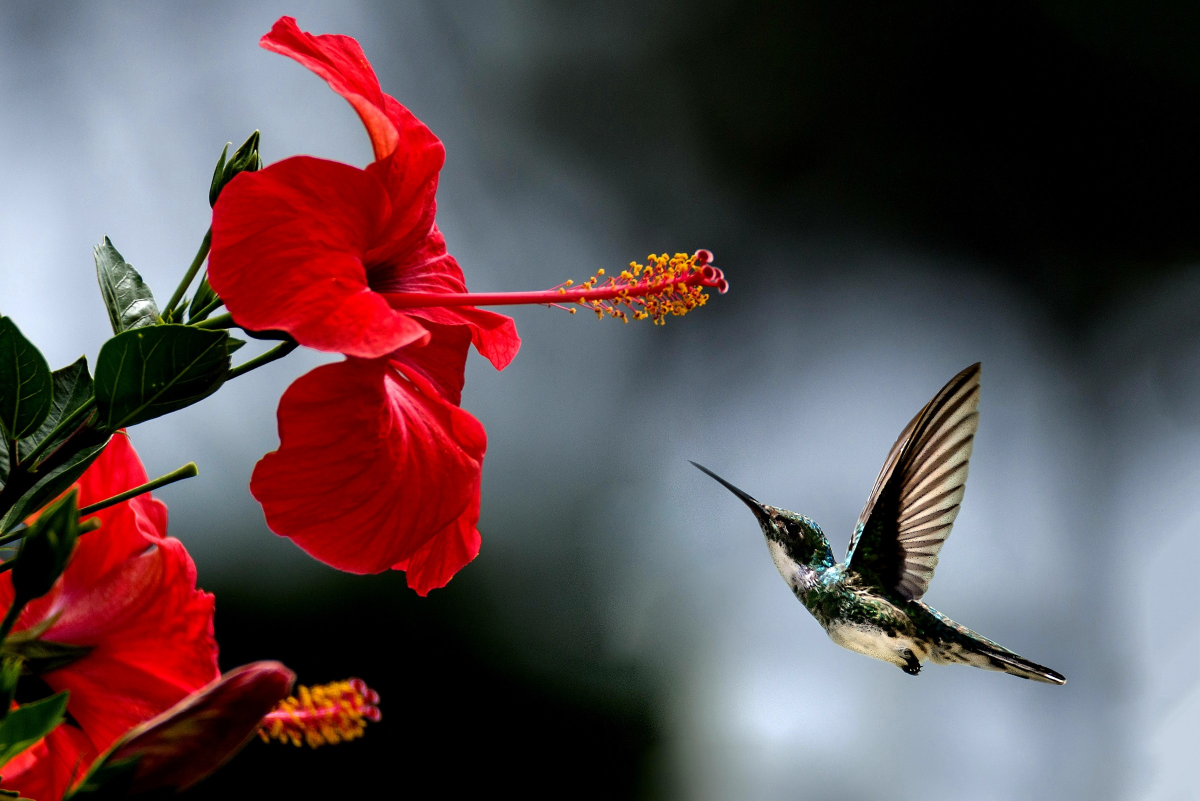
#> input picture img/20190803_101711_optimized.jpg, 2400 x 1602 px (shown at 1/2 size)
$ python opencv.py
#> lines starting #> are read from the running program, lines starting #| are printed output that depends on the picture; after the words box and inside, x2 and y2 are one past the last pixel; in counts of white or black regions, pixels touching at a corner belong together
import cv2
import numpy as np
import matplotlib.pyplot as plt

# [175 lines of commented-out code are left out]

"""### Object segmentation usuing GrabCut Algorithm:"""

# Read the image
image5 = cv2.imread('./img/20190803_101711_optimized.jpg')
#> image5 is the input picture: shape (1602, 2400, 3); mean B, G, R 79.2, 75.4, 93.3
image5 = cv2.resize(image5, (600, 500))
#> image5: shape (500, 600, 3)

# Define a rectangle around the object you want to segment
rect = (100, 100, 450, 450)  # Format: (x, y, width, height)

# Initialize the mask
mask = np.zeros(image5.shape[:2], np.uint8)

# Create background and foreground models
bgd_model = np.zeros((1, 65), np.float64)
fgd_model = np.zeros((1, 65), np.float64)

# Apply GrabCut algorithm
cv2.grabCut(image5, mask, rect, bgd_model, fgd_model,
            iterCount=5, mode=cv2.GC_INIT_WITH_RECT)

# Create a mask where 0 and 2 are considered the background and the rest as foreground
mask2 = np.where((mask == 2) | (mask == 0), 0, 1).astype('uint8')

# Apply the mask to the original image5
result = image5 * mask2[:, :, np.newaxis]

# Display the segmented object
cv2.imshow('', result)
cv2.waitKey(0)
cv2.destroyAllWindows()

"""### Object segmentation usuing Watershed Algorithm:"""

image5 = cv2.imread('./img/20190803_101711_optimized.jpg')
image5 = cv2.resize(image5, (600, 500))

# Convert the image to grayscale
gray = cv2.cvtColor(image5, cv2.COLOR_BGR2GRAY)
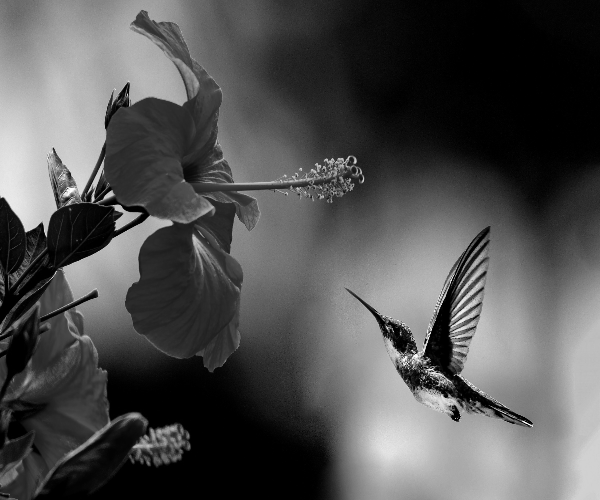
#> gray: shape (500, 600); min 0, max 254, mean 81.1

# Apply thresholding or any preprocessing as needed
_, thresh = cv2.threshold(gray, 0, 255, cv2.THRESH_BINARY_INV+cv2.THRESH_OTSU)
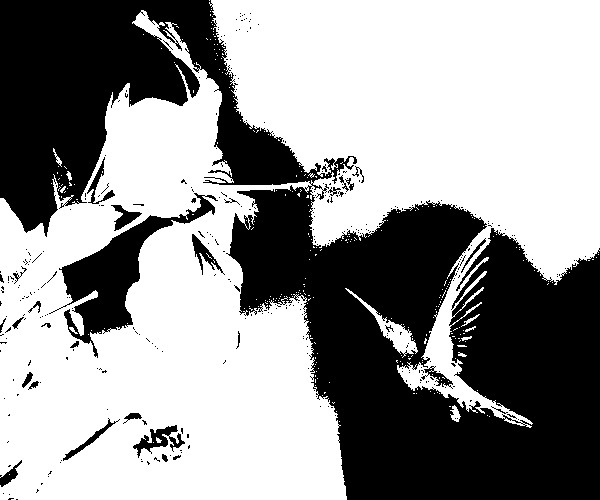
#> thresh: shape (500, 600); 59.3% white; 340 black regions (310 under 20 px), largest, box (x1, y1, x2, y2) and area: (0, 0, 600, 500) 111730, (49, 193, 218, 358) 6439, (133, 425, 185, 458) 609

# Perform morphological operations
kernel = np.ones((3, 3), np.uint8)
opening = cv2.morphologyEx(thresh, cv2.MORPH_OPEN, kernel, iterations=2)
#> opening: shape (500, 600); 56.6% white; 82 black regions (68 under 20 px), largest, box (x1, y1, x2, y2) and area: (0, 0, 600, 500) 119603, (49, 192, 240, 358) 7392, (133, 425, 185, 462) 918

# Identify sure background area
sure_bg = cv2.dilate(opening, kernel, iterations=3)
#> sure_bg: shape (500, 600); 62.2% white; 15 black regions (6 under 20 px), largest, box (x1, y1, x2, y2) and area: (0, 0, 600, 500) 108362, (66, 214, 170, 340) 4573, (143, 432, 178, 446) 282

# Identify sure foreground area using distance transform
dist_transform = cv2.distanceTransform(opening, cv2.DIST_L2, 5)
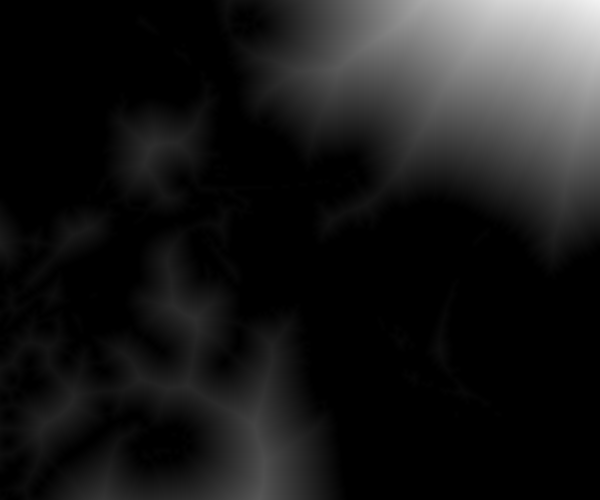
#> dist_transform: shape (500, 600) float32; min 0, max 243.1, mean 25.7
_, sure_fg = cv2.threshold(dist_transform, 0.7 * dist_transform.max(), 255, 0)
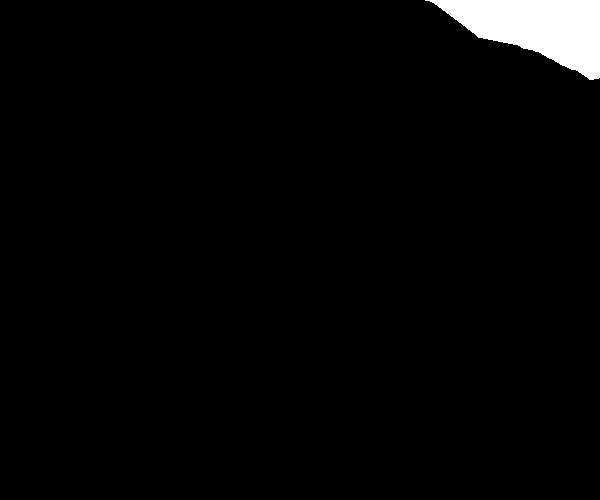
#> sure_fg: shape (500, 600) float32; 2.6% white; 1 white region, box (x1, y1, x2, y2) and area: (425, 0, 600, 80) 7756

# Identify areas where we are uncertain
sure_fg = np.uint8(sure_fg)
unknown = cv2.subtract(sure_bg, sure_fg)
#> unknown: shape (500, 600); 59.6% white; 16 black regions (6 under 20 px), largest, box (x1, y1, x2, y2) and area: (0, 0, 600, 500) 108362, (425, 0, 600, 80) 7756, (66, 214, 170, 340) 4573

# Create markers for watershed algorithm
_, markers = cv2.connectedComponents(sure_fg)
markers += 1
markers[unknown == 255] = 0
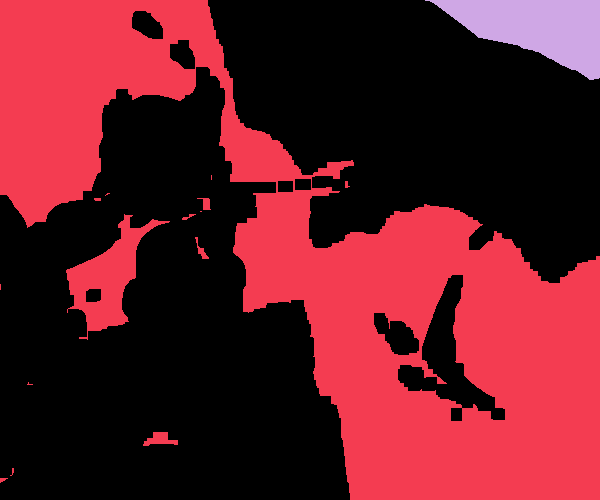
#> markers: shape (500, 600) int32; 3 distinct labels, from 0 to 2; one colour per label, 0 black

# Apply watershed algorithm
markers = cv2.watershed(image5, markers)
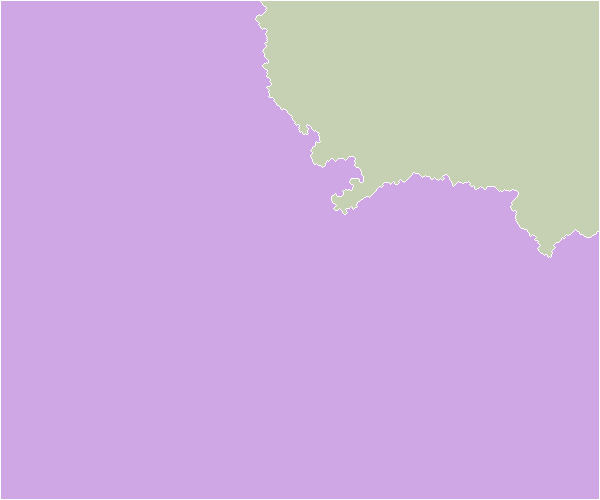
#> markers: shape (500, 600) int32; 3 distinct labels, from -1 to 2; one colour per label, 0 black, -1 white
image5[markers == -1] = [255, 0, 0]  # Mark boundary regions with blue color
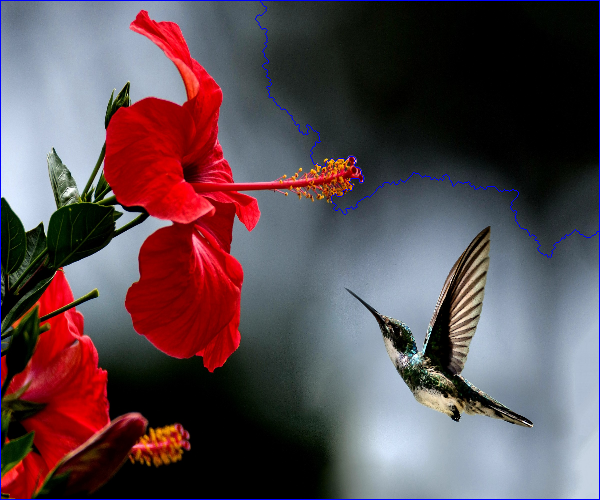
#> image5: shape (500, 600, 3); mean B, G, R 80.7, 74.6, 92.4

# Display the segmented image5
cv2.imshow('', image5)
cv2.waitKey(0)
cv2.destroyAllWindows()

$ run again, with img/20190803_142007_optimized_optimized_optimized.jpg copied over img/20190803_101711_optimized.jpg
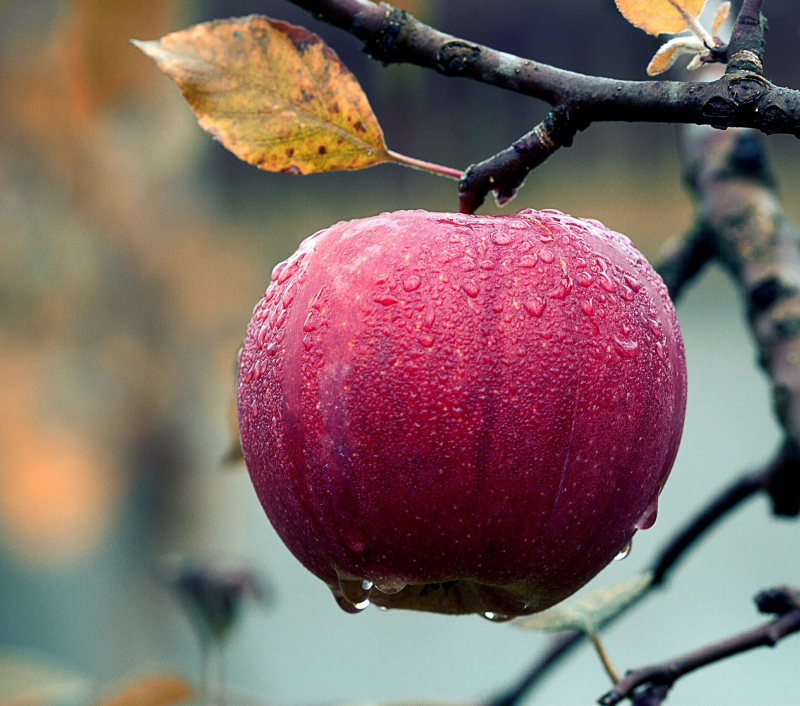
#> input picture img/20190803_142007_optimized_optimized_optimized.jpg, 2400 x 2117 px (shown at 1/3 size)
#> image5 is the input picture: shape (2117, 2400, 3); mean B, G, R 102, 104.4, 127.8
#> `_, thresh = cv2.threshold(gray, 0, 255, cv2.THRESH_BINARY_INV+cv2.THRE..`:
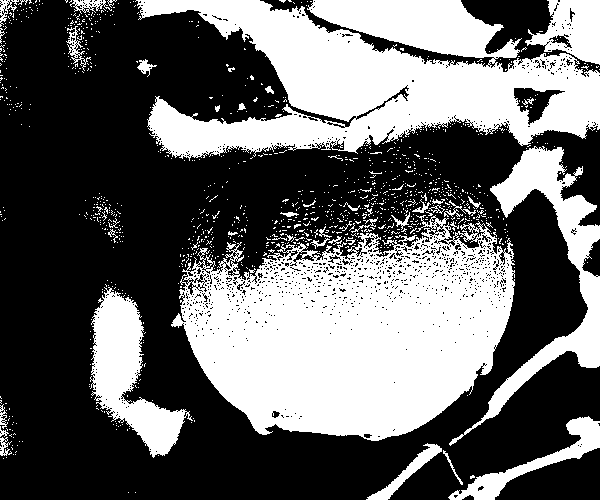
#> thresh: shape (500, 600); 39.7% white; 1115 white regions (1069 under 20 px), largest, box (x1, y1, x2, y2) and area: (171, 215, 515, 441) 50500, (135, 0, 600, 161) 41384, (449, 146, 600, 446) 8732
#> opening: shape (500, 600); 33.7% white; 35 white regions (2 under 20 px), largest, box (x1, y1, x2, y2) and area: (184, 261, 514, 441) 40534, (143, 0, 600, 156) 31349, (312, 0, 501, 58) 6929
#> sure_bg: shape (500, 600); 41.2% white; 9 white regions, largest, box (x1, y1, x2, y2) and area: (140, 0, 600, 421) 60836, (170, 244, 517, 444) 48420, (91, 292, 187, 458) 8044
#> unknown: shape (500, 600); 40.5% white; 9 white regions, largest, box (x1, y1, x2, y2) and area: (140, 0, 600, 421) 60433, (170, 244, 517, 444) 46587, (91, 292, 187, 458) 8044
#> `image5[markers == -1] = [255, 0, 0]`:
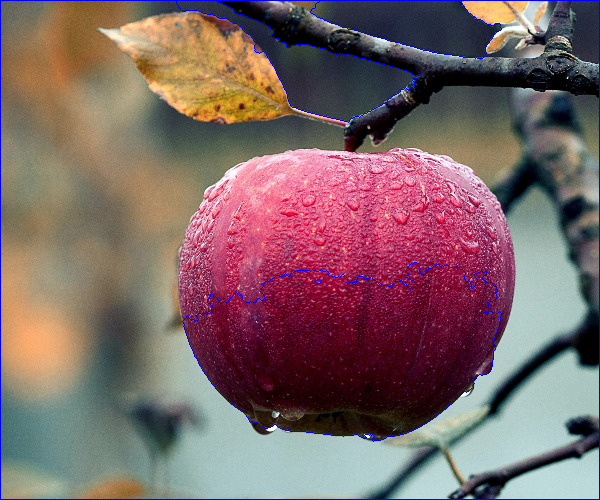
#> image5: shape (500, 600, 3); mean B, G, R 103.8, 102.9, 126.1

$ run again, with img/download.jpg copied over img/20190803_101711_optimized.jpg
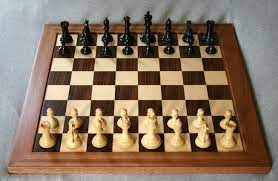
#> input picture img/download.jpg, 278 x 181 px
#> image5 is the input picture: shape (181, 278, 3); mean B, G, R 98.9, 117.6, 137.7
#> `_, thresh = cv2.threshold(gray, 0, 255, cv2.THRESH_BINARY_INV+cv2.THRE..`:
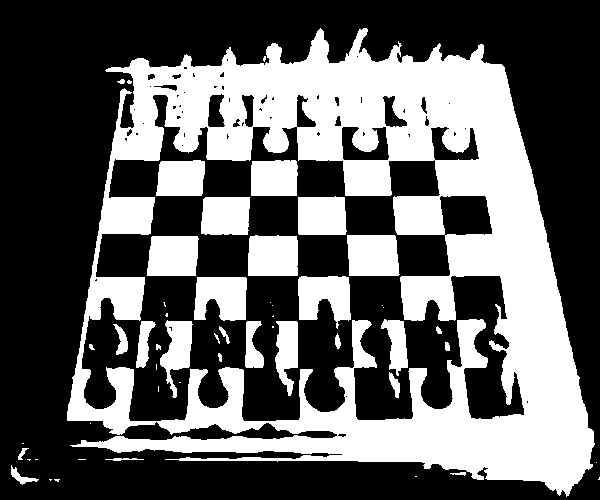
#> thresh: shape (500, 600); 38.5% white; 53 white regions (23 under 20 px), largest, box (x1, y1, x2, y2) and area: (67, 28, 595, 497) 93286, (347, 235, 400, 276) 2031, (248, 235, 298, 276) 1981
#> opening: shape (500, 600); 37.7% white; 33 white regions, largest, box (x1, y1, x2, y2) and area: (81, 29, 594, 494) 81550, (159, 367, 263, 433) 2953, (67, 356, 138, 434) 2624
#> sure_bg: shape (500, 600); 48.1% white; 7 white regions, largest, box (x1, y1, x2, y2) and area: (64, 26, 597, 497) 142883, (115, 326, 131, 357) 450, (8, 466, 31, 487) 351
#> unknown: shape (500, 600); 47.6% white; 7 white regions, largest, box (x1, y1, x2, y2) and area: (64, 26, 597, 497) 141154, (115, 326, 131, 357) 450, (8, 466, 31, 487) 351
#> `image5[markers == -1] = [255, 0, 0]`:
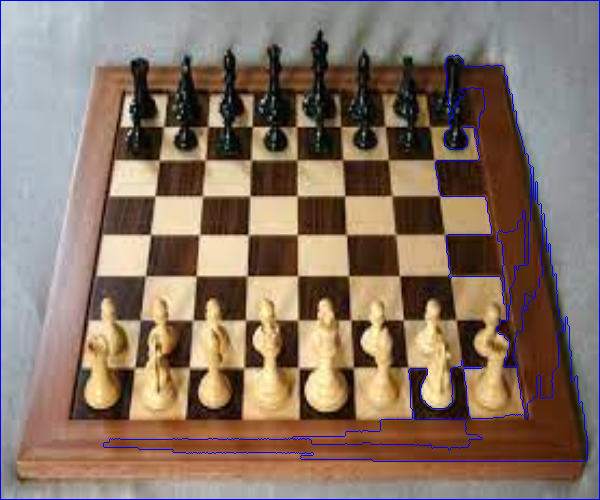
#> image5: shape (500, 600, 3); mean B, G, R 101.9, 115.5, 135.3
